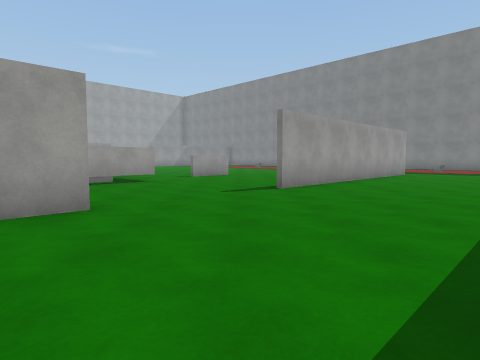
view 1 (above)

24 first-person views from a walk through a Unity game level. The camera is 1.3 m above the floor, tilts 4° down and sees 75° across. The floor is counted in squares, 2 m on a side. Each view is taken from the middle of a square. On the plan, view 1 faces up. The plan holds only what a view shows up to about 10 squares ahead; the rest is blank. The place goes on beyond the plan. The player character is not drawn. Door leaves are left out, so doorways stand open. Surface patterns are stand-ins for the level's own textures.

view 2
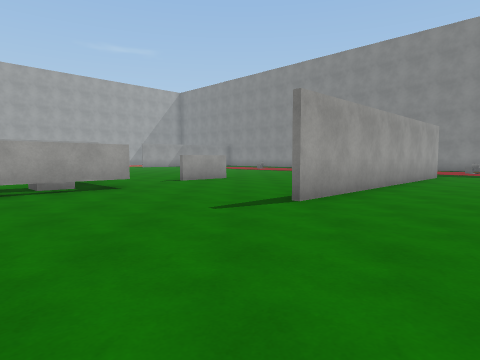

view 3
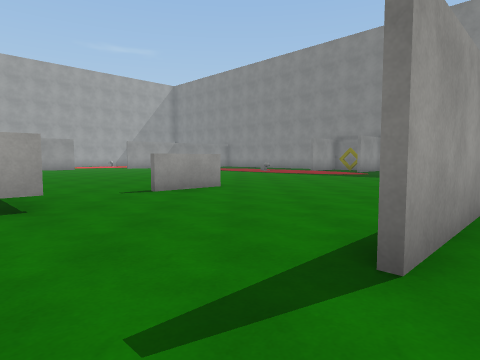

view 4
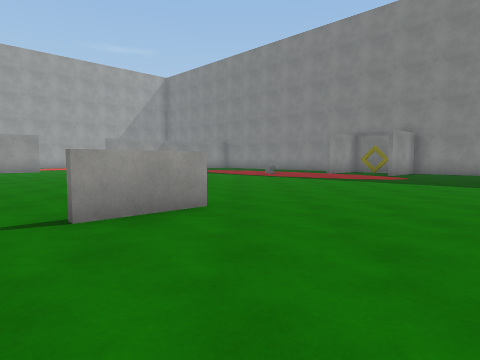

view 5
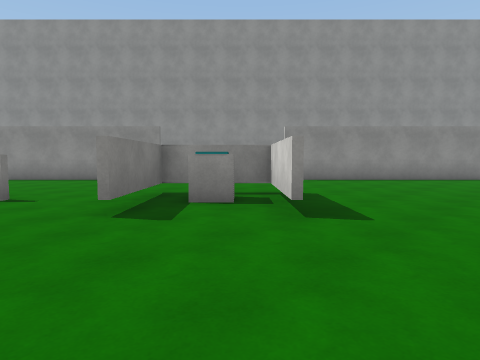

view 6
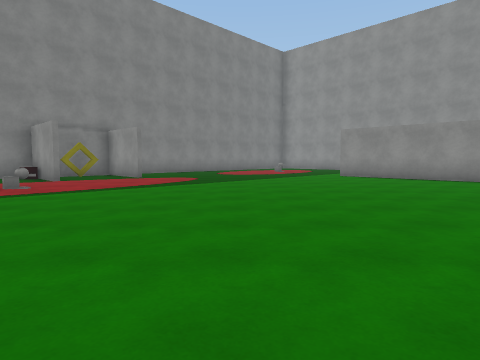

view 7
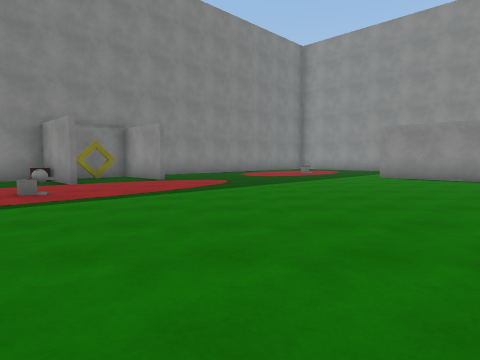

view 8
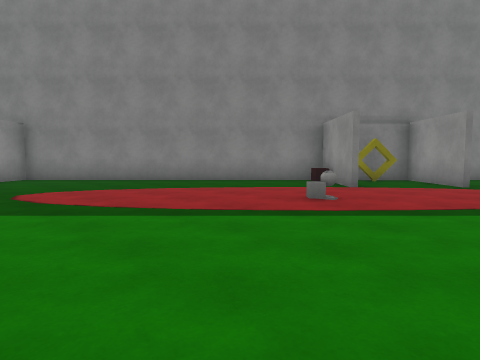

view 9
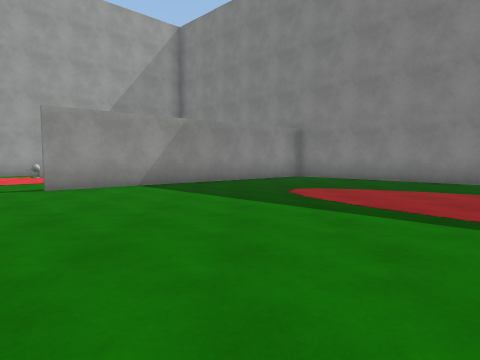

view 10
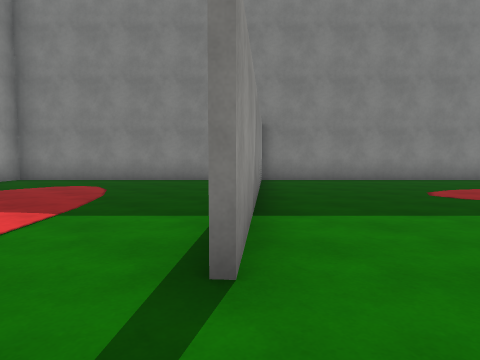

view 11
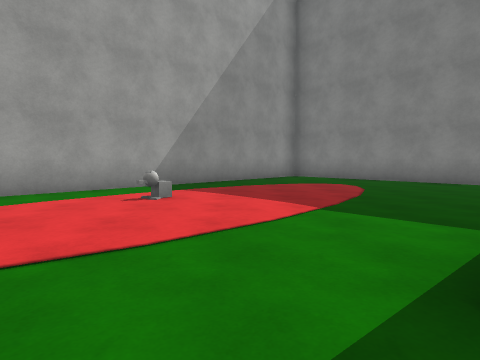

view 12
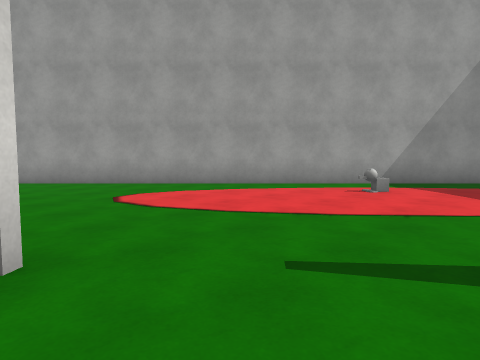

view 13
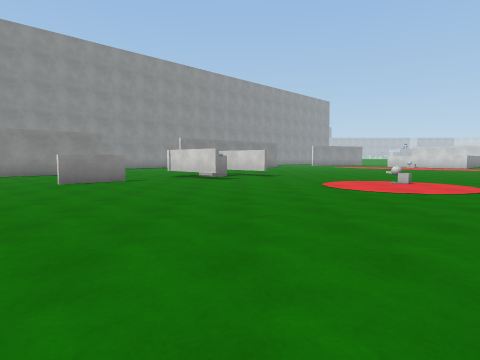

view 14
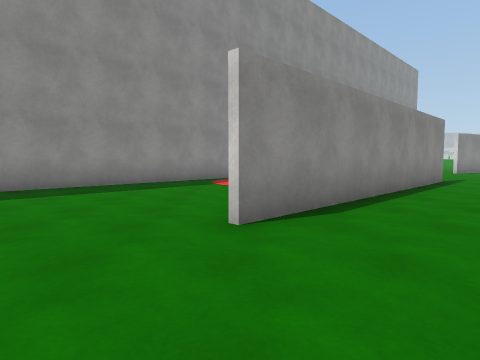

view 15
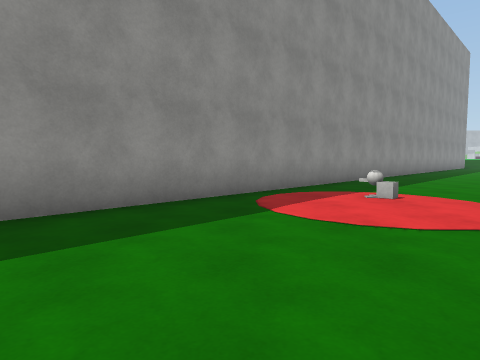

view 16
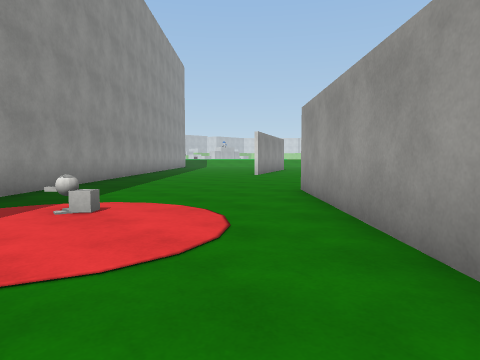

view 17
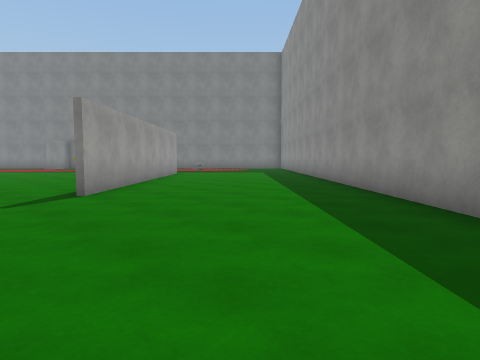

view 18
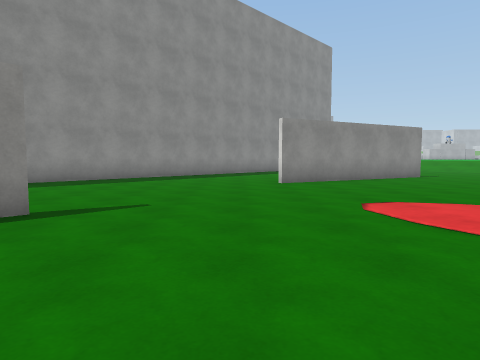

view 19
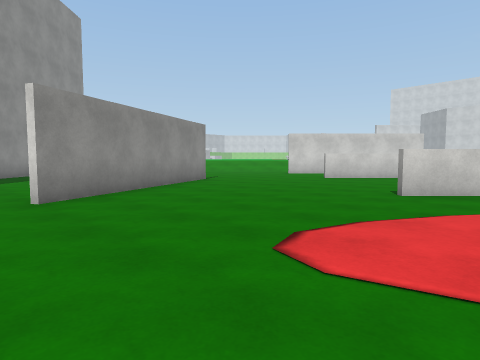

view 20
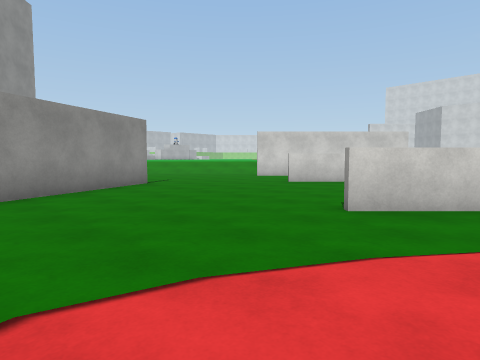

view 21
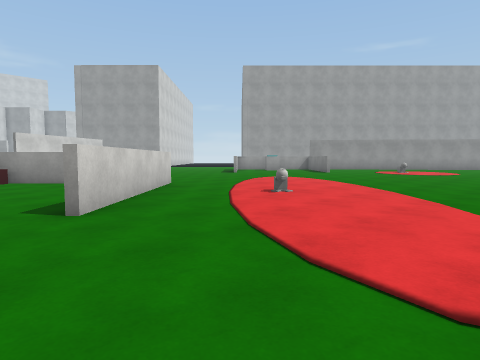

view 22
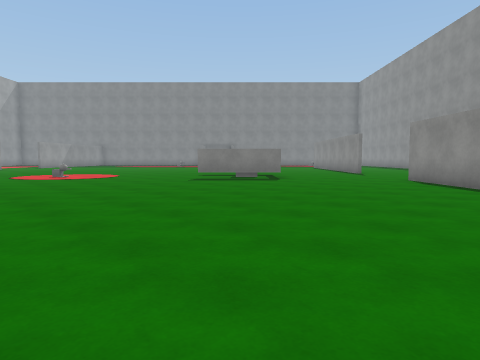

view 23
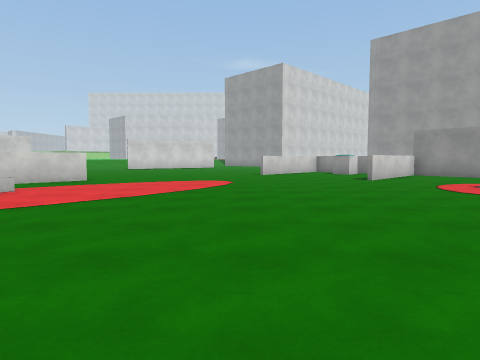

view 24
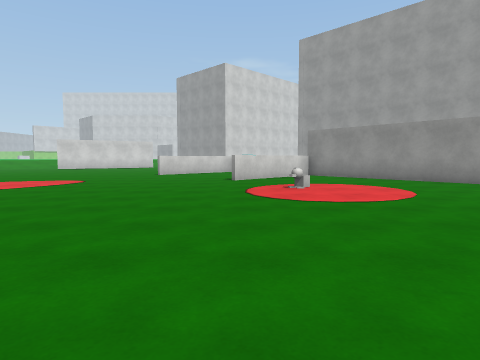

### Floor plan
Points are (right, up) in squares from view 1. A wall is a line through its corners. A room is listed if a view was taken in it or the views show most of it. See-through windows are left out.
Room 1 (views 1, 2, 3, 4, 5, 6, 7, 8, 9, 10, 11, 12, 13, 14, 15, 16, 17, 18, 19, 20, 21, 22, 23, 24)
walls: (-5.9, 9.1) (-4.6, 7.8); (-4.3, 10.7) (-3.6, 10); (-4.5, 7.5) (-6, 9); (-3.7, 7.7) (-2.6, 8.8) (-4.4, 10.6); (-2.3, 8.9) (-3.5, 7.7); (-1.8, 11.2) (-0.5, 12.4); (-0.4, 12.3) (-1.7, 11.1); (-1.8, 3.9) (-2.5, 3.2); (-4, 1.8) (-7.5, -1.7); (-17.7, 15) (-20, 13.1); (2.1, 8.1) (6.1, 12.1); (-20, 9.8) (-19.1, 8.8); (-7.6, -1.6) (-1.9, 4); (6.3, 12.1) (0.8, 6.6); (-19.2, 0.6) (-15.7, -2.8); (3.6, 21.1) (4.9, 22.4); (5.4, 19.4) (6.5, 20.5); (4.9, 23.4) (-0.9, 29.2) (-6.9, 24.1); (6.5, 21.5) (5.8, 22.2); (-6.4, -8.1) (6.5, 4.8); (-2, 30.3) (-6, 34.3) (-16.7, 23.6); (-15.9, -8.5) (-11.1, -6.1)
ways out: open door at (-19.7, 8.3); open door at (-18.5, -5.5); open door at (-16.5, -3.5); open door at (0, 11.2); open door at (1.8, 8.8)
objects: other object (-16, 10); other object (-15, 1); other object (-9, 12); other object (-9, 28); other object (-4, 8) to (-4, 9); other object (-3, -2); other object (1, 20); block (5, 23); other object (6, 21)

Where each view was taken, in squares from view 1:
view 1: 0 up, 0 right, facing up
view 2: 2 up, 0 right, facing up
view 3: 5 up, 0 right, facing up
view 4: 8 up, 0 right, facing up
view 5: 12 up, 8 left, facing down-right
view 6: 16 up, 5 left, facing right
view 7: 17 up, 4 left, facing right
view 8: 18 up, 3 left, facing up-right
view 9: 18 up, 3 left, facing up
view 10: 23 up, 8 left, facing up-right
view 11: 23 up, 8 left, facing up
view 12: 22 up, 7 left, facing up-left
view 13: 20 up, 5 left, facing down
view 14: 7 up, 2 left, facing down
view 15: 3 up, 1 left, facing down
view 16: 2 up, 2 left, facing down-left
view 17: 1 up, 1 left, facing up-right
view 18: 2 up, 10 left, facing down
view 19: 1 down, 10 left, facing down-left
view 20: 1 down, 12 left, facing down-left
view 21: 4 down, 12 left, facing up-left
view 22: 1 up, 12 left, facing up-right
view 23: 5 up, 10 left, facing left
view 24: 9 up, 10 left, facing left
